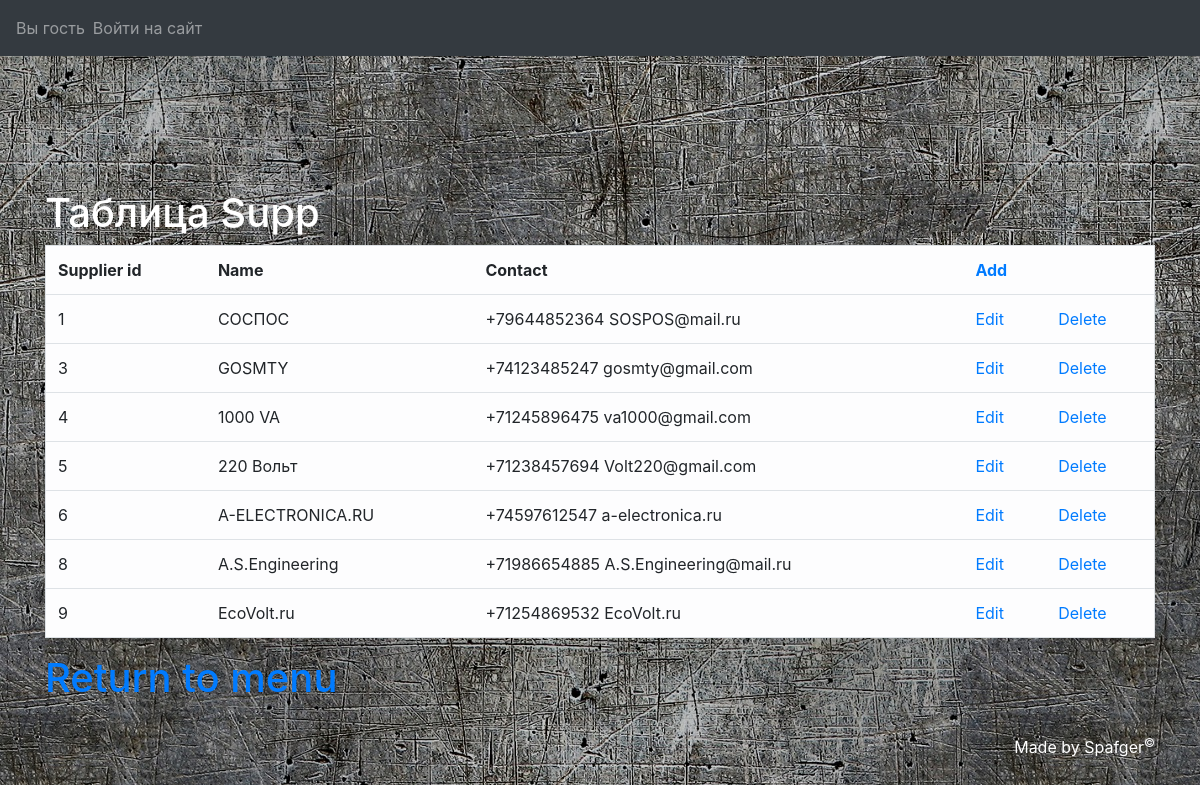
Page /LabaUD/mainmenu/Supp/outsupp on the committed database.
### LabaUD/models.py (models this page shows, shortened)
class Supplier(models.Model):
    id_supplier = models.AutoField(primary_key=True)
    supplier_name = models.CharField(max_length=128)
    supplier_contact = models.CharField(max_length=64)

### LabaUD/views.py (the view)
def outsupp(request):
    cur_user = get_user(request)
    supp_list = Supplier.objects.all()
    return render(request, "bdedit/Supp/outsupp.html", locals())

### templates/bdedit/Supp/outsupp.html (shortened to what this page needs)
{% extends "base.html" %}
{% block content %}
    <div class="container">
        <h1 style="color: #FFFFFF">Таблица Supp</h1>
        <table class="table table-light border table-hover" align="center">
            <tr class="bold_text">
                <td>Supplier id</td>
                <td>Name</td>
                <td>Contact</td>
                <td><a href="{% url "add_supp" %}">Add</a></td>
            </tr>
            {% for supp in supp_list %}
                <tr>
                    <td>{{ supp.id_supplier }}</td>
                    <td>{{ supp.supplier_name }}</td>
                    <td>{{ supp.supplier_contact }}</td>
                    <td><a href="{% url "edit_supp" supp.id_supplier %}">Edit</a></td>
                    <td><a href="{% url "delete_supp" supp.id_supplier %}">Delete</a></td>
                </tr>
            {% endfor %}
        </table>
        <h1><a href="../../mainmenu">Return to menu</a>
        </h1>
    </div>
{% endblock content %}

### LabaUD/static/css/styles.css (style rules this page uses)
.bold_text { font-weight: bold; }

### rows in the picture
Supplier: id_supplier "1", supplier_name "СОСПОС", supplier_contact "+79644852364 SOSPOS@mail.ru"
Supplier: id_supplier "3", supplier_name "GOSMTY", supplier_contact "+74123485247 gosmty@gmail.com"
Supplier: id_supplier "4", supplier_name "1000 VA", supplier_contact "+71245896475 va1000@gmail.com"
Supplier: id_supplier "5", supplier_name "220 Вольт", supplier_contact "+71238457694 Volt220@gmail.com"
Supplier: id_supplier "6", supplier_name "A-ELECTRONICA.RU", supplier_contact "+74597612547 a-electronica.ru"
Supplier: id_supplier "8", supplier_name "A.S.Engineering", supplier_contact "+71986654885 A.S.Engineering@mail.ru"
Supplier: id_supplier "9", supplier_name "EcoVolt.ru", supplier_contact "+71254869532 EcoVolt.ru"
